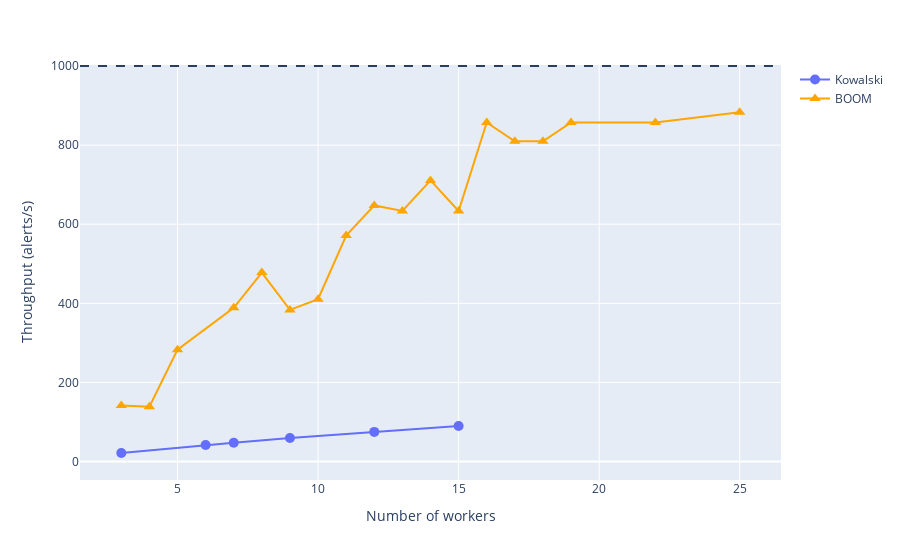

Notebook cell for this chart:
### Code cell
# Plot Kowalski scaling
import os

import plotly.graph_objects as go

n_alerts = 29140

alerts_per_second = n_alerts / df_kowalski["wall_time_s"]

fig = go.Figure()
fig.add_trace(
    go.Scatter(
        x=df_kowalski["n_workers"],
        y=alerts_per_second,
        mode="markers+lines",
        marker=dict(size=10),
        name="Kowalski",
    )
)
fig.update_layout(
    xaxis_title="Number of workers",
    yaxis_title="Throughput (alerts/s)",
    title=None,
)
# Shrink top margin
fig.update_layout(margin=dict(t=65))

# Now add BOOM
# For a given worker sum, select the highest normalized throughput, i.e.,
# group by n_workers and select the max throughput
df_boom = df_boom.with_columns(
    n_workers=(
        pl.col("n_alert_workers")
        + pl.col("n_ml_workers")
        + pl.col("n_filter_workers")
    ),
    alerts_per_second=(
        n_alerts / pl.col("wall_time_s")
    ),
)
df_boom_max = (
    df_boom.group_by("n_workers")
    .agg(max_throughput=pl.col("alerts_per_second").max())
    .sort("n_workers")
)

fig.add_trace(
    go.Scatter(
        x=df_boom_max["n_workers"],
        y=df_boom_max["max_throughput"],
        mode="markers+lines",
        marker=dict(size=10),
        name="BOOM",
        marker_symbol="triangle-up",
        marker_color="orange",
    )
)

rubin_throughput = 30_000 / 30

fig.add_hline(y=rubin_throughput, line=dict(dash="dash"))

os.makedirs("paper/figures", exist_ok=True)
fig.write_image("paper/figures/scaling.png", width=450, height=350)
fig

### Figure 1 — Plotly figure (JSON) as saved in the notebook; plotly's stock layout.template omitted (floating-point values rounded to 4 significant figures)
{"data": [{"marker": {"size": 10}, "mode": "markers+lines", "name": "Kowalski", "type": "scatter", "x": [3, 6, 7, 9, 12, 15], "y": [21.59, 41.99, 47.69, 59.59, 74.91, 89.94]}, {"marker": {"color": "orange", "size": 10, "symbol": "triangle-up"}, "mode": "markers+lines", "name": "BOOM", "type": "scatter", "x": [3, 4, 5, 7, 8, 9, 10, 11, 12, 13, 14, 15, 16, 17, 18, 19, 22, 25], "y": [141.5, 138.8, 282.9, 388.5, 477.7, 383.4, 410.4, 571.4, 647.6, 633.5, 710.7, 633.5, 857.1, 809.4, 809.4, 857.1, 857.1, 883.0]}], "layout": {"margin": {"t": 65}, "shapes": [{"line": {"dash": "dash"}, "type": "line", "x0": 0, "x1": 1, "xref": "x domain", "y0": 1000.0, "y1": 1000.0, "yref": "y"}], "title": {}, "xaxis": {"title": {"text": "Number of workers"}}, "yaxis": {"title": {"text": "Throughput (alerts/s)"}}}}
